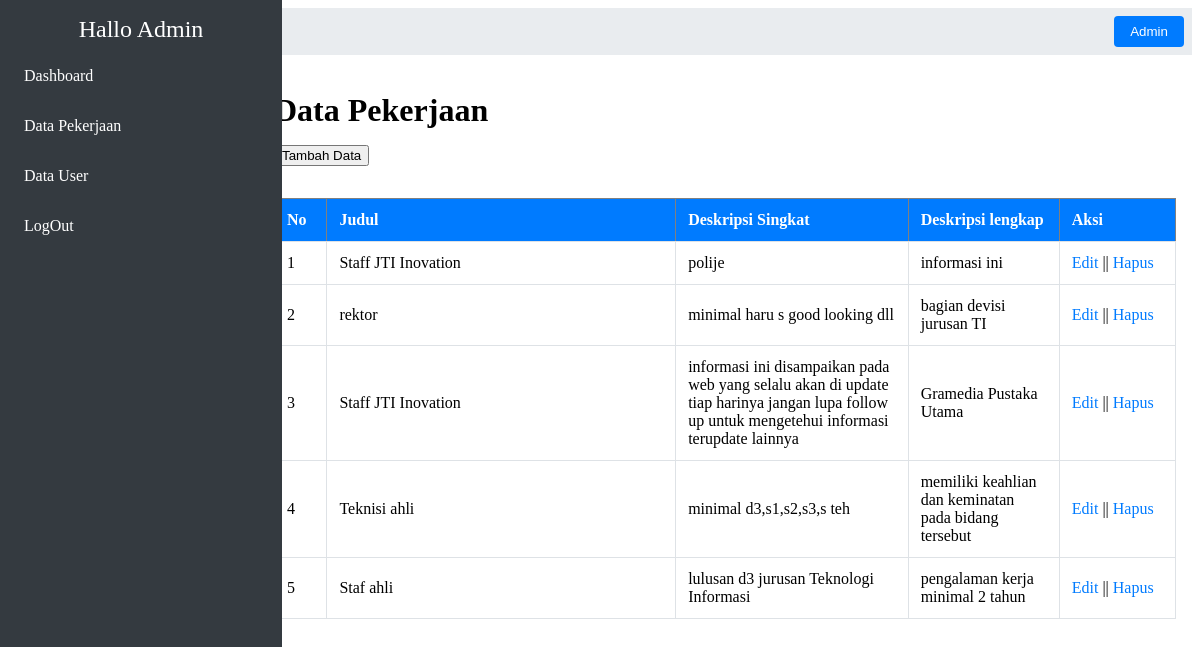
/Buku/data-buku.php (signed in), run on the app's committed database.
### tables this page shows
CREATE TABLE `tb_user` (
  `id` int NOT NULL,
  `nama` varchar(50) DEFAULT NULL,
  `username` varchar(50) DEFAULT NULL,
  `password` varchar(50) DEFAULT NULL,
  `no_wa` varchar(50) DEFAULT NULL,
  `level` varchar(50) DEFAULT NULL
);

CREATE TABLE `tb_buku` (
  `id` int NOT NULL,
  `judul` varchar(50) DEFAULT NULL,
  `pengarang` varchar(255) DEFAULT NULL,
  `penerbit` varchar(255) DEFAULT NULL,
  `gambar` varchar(50) DEFAULT NULL
);

### Admin/sesi-admin.php (called while the page is built, shortened)
<?php
include '../db.php';
$query = mysqli_query($conn, "SELECT * FROM tb_user WHERE id = '" . $_SESSION['id'] . "'");
$dlogin = mysqli_fetch_object($query);

### Buku/data-buku.php (the view, shortened to what this page needs)
<?php
include '../db.php';
include '../admin/sesi-admin.php';
?>
<!DOCTYPE html>
<html>
<head>
    <link rel="stylesheet" href="../style.css">
</head>
<body>
    <div class="sidebar">
        <header>Hallo Admin</header>
        <ul>
            <li><a href="../admin/index.php" id="dashboard">Dashboard</a></li>
            <li><a href="data-buku.php" id="dbuku">Data Pekerjaan</a></li>
            <li><a href="../admin/data-user.php" id="duser">Data User</a></li>
            <li><a href="../logout.php">LogOut</a></li>
        </ul>
    </div>
    <div class="top">
        <button><?php echo $dlogin->nama ?></button>
    </div>
    <div class="main-content">
        <div class="box">
            <h1>Data Pekerjaan</h1>
            <a href="tbh-dtbuku.php"><button class="btn-tbh">Tambah Data</button></a>
            <div class="box-table">
                <table cellspacing="0" border="1px">
                    <thead>
                        <tr>
                            <th width="3%" align="center">No</th>
                            <th width="30%" align="center">Judul</th>
                            <th width="20%">Deskripsi Singkat</th>
                            <th width="13%">Deskripsi lengkap</th>
                            <th width="10%" align="center">Aksi</th>
                        </tr>
                    </thead>
                    <tbody>
                        <?php
                        $no = 1;
                        $buku = mysqli_query($conn, "SELECT * FROM tb_buku ORDER BY id");
                        while ($row = mysqli_fetch_array($buku)) {
                        ?>
                        <tr>
                            <td align="center"><?php echo $no++ ?></td>
                            <td class="judul"><?php echo $row['judul'] ?></td>
                            <td class="Deskripsi Singkat"><?php echo $row['pengarang'] ?></td>
                            <td class="Deskripsi lengkap"><?php echo $row['penerbit'] ?></td>
                            <td align="center">
                                <a href="edit-buku.php?id=<?php echo $row['id'] ?>">Edit</a> ||
                                <a href="hapus-buku.php?id=<?php echo $row['id'] ?>"
                                    onclick="return confirm('Yakin untuk mengahapus data ?')">Hapus</a>
                            </td>
                        </tr>
                        <?php } ?>
                    </tbody>
                </table>
            </div>
        </div>
    </div>
</body>
</html>

### css/style.css (style rules this page uses)
:root { --primary: #4AC4F3; --light: #EDF5FF; --dark: #202942; }
h1, h2, .fw-bold { font-weight: 700 !important; }

### Buku/data-buku.php (style rules this page uses)
.sidebar { background-color: #343a40; color: white; height: 100vh; padding: 1rem; position: fixed; left: 0; top: 0; bottom: 0; width: 250px; overflow-y: auto; }
.sidebar header { font-size: 1.5rem; margin-bottom: 1rem; text-align: center; }
.sidebar ul { list-style-type: none; padding: 0; }
.sidebar ul li { margin-bottom: 1rem; }
.sidebar ul li a { color: white; text-decoration: none; display: block; padding: 0.5rem; border-radius: 0.25rem; transition: background-color 0.3s ease; }
.top { background-color: #e9ecef; padding: 0.5rem; display: flex; justify-content: flex-end; align-items: center; margin-left: 250px; }
.top button { background-color: #007bff; color: white; border: none; padding: 0.5rem 1rem; margin-left: 1rem; border-radius: 0.25rem; cursor: pointer; transition: background-color 0.3s ease; }
.main-content { margin-left: 250px; padding: 1rem; }
.main-content h1 { margin-bottom: 1rem; }
.box-table { margin-top: 2rem; }
.box-table table { width: 100%; border-collapse: collapse; }
.box-table th, .box-table td { padding: 0.75rem; text-align: left; }
.box-table th { background-color: #007bff; color: white; }
.box-table td { border: 1px solid #dee2e6; }
.box-table a { text-decoration: none; color: #007bff; transition: color 0.3s ease; }

### data on the page
tb_user: nama "Admin"
tb_buku: judul "Staff JTI Inovation", pengarang "polije", penerbit "informasi ini"
tb_buku: judul "rektor", pengarang "minimal haru s good looking dll", penerbit "bagian devisi jurusan TI"
tb_buku: judul "Staff JTI Inovation", pengarang "informasi ini disampaikan pada web yang selalu akan di update tiap harinya jangan lupa follow up untuk mengetehui informasi terupdate lainnya", penerbit "Gramedia Pustaka Utama"
tb_buku: judul "Teknisi ahli", pengarang "minimal d3,s1,s2,s3,s teh", penerbit "memiliki keahlian dan keminatan pada bidang tersebut"
tb_buku: judul "Staf ahli", pengarang "lulusan d3 jurusan Teknologi Informasi", penerbit "pengalaman kerja minimal 2 tahun"
